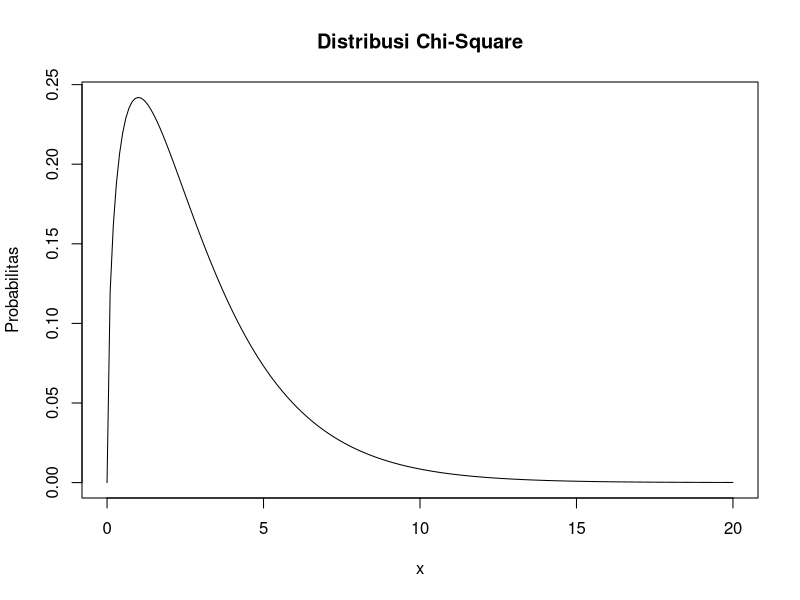
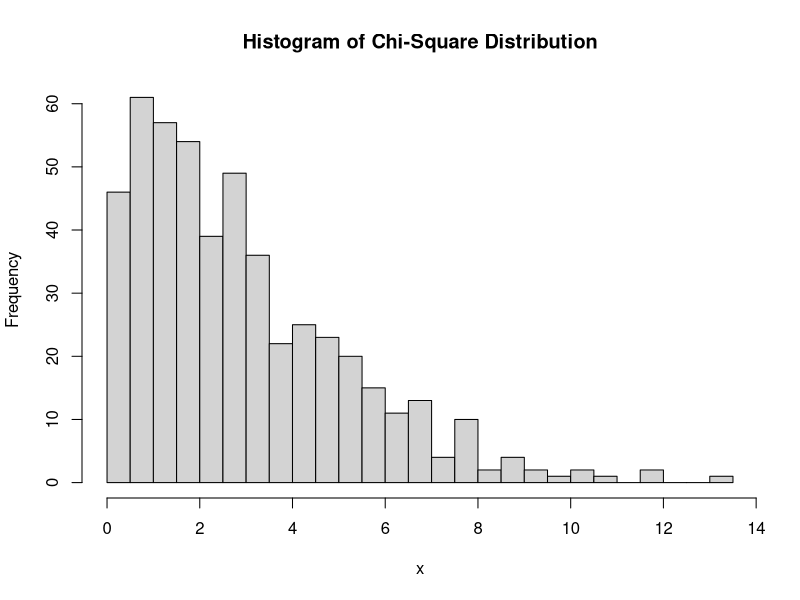

These figures' R source, in order:
#Jawaban Soal NO 3

#Sub bagian A
x <- seq(0, 20, by=0.1) # nilai x yang akan dihitung probabilitasnya
df <- 3 # derajat kebebasan
prob <- dchisq(x, df) # hitung probabilitas
plot(x, prob, type="l", xlab="x", ylab="Probabilitas", main="Distribusi Chi-Square")

#sub bagian B
df <- 3 # derajat kebebasan
data <- rchisq(500, df) # generate 500 random data points from chi-squared distribution
hist(data, breaks=20, main="Histogram of Chi-Square Distribution", xlab="x", ylab="Frequency")

#sub bagian C
cat("C. \n")
df <- 3 # derajat kebebasan
mu <- df # rata-rata Chi-Square adalah df
variance <- 2 * df # variansi Chi-Square adalah 2 * df
cat("Rata-rata (μ) dari distribusi Chi-Square dengan df =", df, "adalah", mu, "\n")
cat("Variansi (σ²) dari distribusi Chi-Square dengan df =", df, "adalah", variance, "\n")